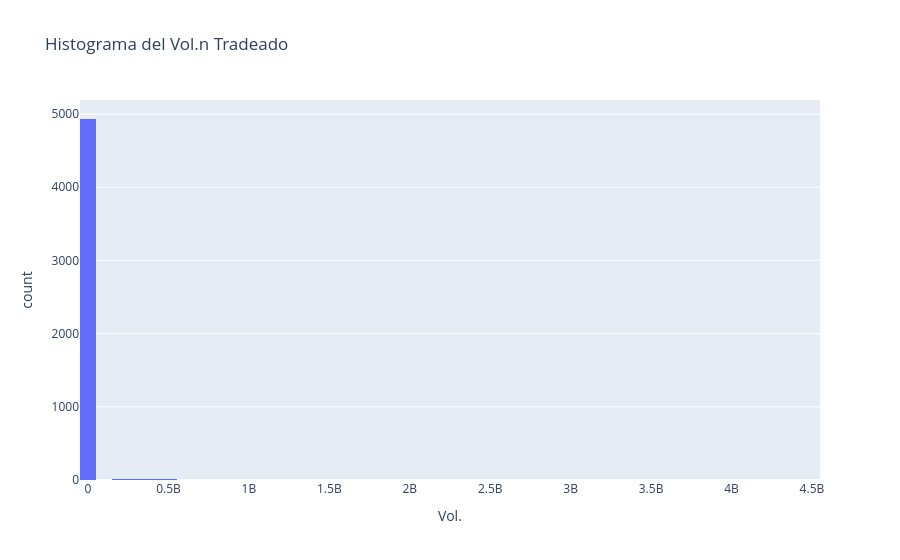

Notebook code for this chart:
### Code cell
# Histograma del Vol.n tradeado
g = px.histogram(df, x='Vol.', nbins=50, title='Histograma del Vol.n Tradeado')
g.show()

### Figure 1 — Plotly figure (JSON) as saved in the notebook; plotly's stock layout.template omitted (floating-point values rounded to 4 significant figures; data arrays with more than 128 entries replaced by an {"elided": "..."} marker saying what was removed)
{"data": [{"bingroup": "x", "hovertemplate": "Vol.=%{x}<br>count=%{y}<extra></extra>", "legendgroup": "", "marker": {"color": "#636efa", "pattern": {"shape": ""}}, "name": "", "nbinsx": 50, "orientation": "v", "showlegend": false, "type": "histogram", "x": {"elided": "4999 float values"}, "xaxis": "x", "yaxis": "y"}], "layout": {"barmode": "relative", "legend": {"tracegroupgap": 0}, "title": {"text": "Histograma del Vol.n Tradeado"}, "xaxis": {"anchor": "y", "domain": [0, 1], "title": {"text": "Vol."}}, "yaxis": {"anchor": "x", "domain": [0, 1], "title": {"text": "count"}}}}
